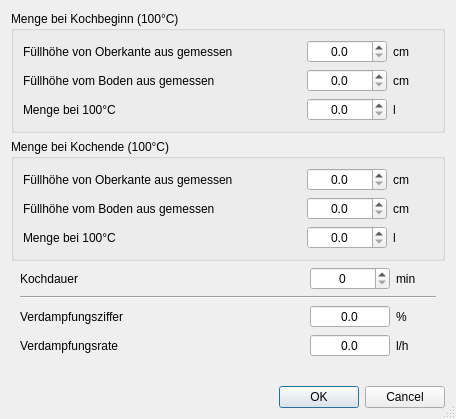
<?xml version="1.0" encoding="UTF-8"?>
<ui version="4.0">
 <class>DlgVerdampfung</class>
 <widget class="QDialog" name="DlgVerdampfung">
  <property name="geometry">
   <rect>
    <x>0</x>
    <y>0</y>
    <width>456</width>
    <height>419</height>
   </rect>
  </property>
  <property name="minimumSize">
   <size>
    <width>332</width>
    <height>360</height>
   </size>
  </property>
  <property name="windowTitle">
   <string>Berechnung der Verdampfung</string>
  </property>
  <property name="sizeGripEnabled">
   <bool>true</bool>
  </property>
  <layout class="QVBoxLayout" name="verticalLayout_3">
   <item>
    <widget class="QGroupBox" name="groupBox">
     <property name="title">
      <string>Menge bei Kochbeginn (100°C)</string>
     </property>
     <layout class="QGridLayout" name="gridLayout_4">
      <item row="1" column="0">
       <widget class="QLabel" name="label_11">
        <property name="text">
         <string>Füllhöhe vom Boden aus gemessen</string>
        </property>
       </widget>
      </item>
      <item row="2" column="0">
       <widget class="QLabel" name="label">
        <property name="text">
         <string>Menge bei 100°C</string>
        </property>
       </widget>
      </item>
      <item row="0" column="2">
       <widget class="DoubleSpinBox" name="dSpinBox_cmVonObenMenge1">
        <property name="minimumSize">
         <size>
          <width>80</width>
          <height>0</height>
         </size>
        </property>
        <property name="toolTip">
         <string>&lt;html&gt;&lt;head/&gt;&lt;body&gt;&lt;p&gt;Von der Oberkante des Kessels bis zur Oberkante des Sudes zu &lt;span style=&quot; font-weight:600;&quot;&gt;Kochbeginn&lt;/span&gt; messen. Der Kessel muss eben stehen, damit gültige Werte berechnet werden können.&lt;/p&gt;&lt;/body&gt;&lt;/html&gt;</string>
        </property>
        <property name="alignment">
         <set>Qt::AlignCenter</set>
        </property>
        <property name="decimals">
         <number>1</number>
        </property>
        <property name="maximum">
         <double>9999.000000000000000</double>
        </property>
        <property name="singleStep">
         <double>0.100000000000000</double>
        </property>
       </widget>
      </item>
      <item row="2" column="2">
       <widget class="DoubleSpinBox" name="dSpinBox_Menge1">
        <property name="toolTip">
         <string>&lt;html&gt;&lt;head/&gt;&lt;body&gt;&lt;p&gt;Hier wird das Volumen bei 100° Celsius bei &lt;span style=&quot; font-weight:600;&quot;&gt;Kochbeginn&lt;/span&gt; berechnet. Es ist größer als bei niedrigeren Temperaturen. Der Wert wird für die Sollmenge nach Kochende und andere Berechnungen im Kleinen Brauhelfer verwendet.&lt;/p&gt;&lt;/body&gt;&lt;/html&gt;</string>
        </property>
        <property name="alignment">
         <set>Qt::AlignCenter</set>
        </property>
        <property name="decimals">
         <number>1</number>
        </property>
        <property name="maximum">
         <double>9999.000000000000000</double>
        </property>
        <property name="singleStep">
         <double>0.100000000000000</double>
        </property>
       </widget>
      </item>
      <item row="0" column="0">
       <widget class="QLabel" name="label_9">
        <property name="text">
         <string>Füllhöhe von Oberkante aus gemessen</string>
        </property>
       </widget>
      </item>
      <item row="1" column="2">
       <widget class="DoubleSpinBox" name="dSpinBox_cmVomBodenMenge1">
        <property name="toolTip">
         <string>&lt;html&gt;&lt;head/&gt;&lt;body&gt;&lt;p&gt;Von der Unterkante des Kessels bis zur Oberkante des Sudes zu &lt;span style=&quot; font-weight:600;&quot;&gt;Kochbeginn&lt;/span&gt; messen. Der Kessel muss eben stehen, damit gültige Werte berechnet werden können.&lt;/p&gt;&lt;p&gt;Ist der Kesselboden uneben, so empfiehlt sich eine mittlere Stelle zur Messung. &lt;/p&gt;&lt;/body&gt;&lt;/html&gt;</string>
        </property>
        <property name="alignment">
         <set>Qt::AlignCenter</set>
        </property>
        <property name="decimals">
         <number>1</number>
        </property>
        <property name="maximum">
         <double>9999.000000000000000</double>
        </property>
        <property name="singleStep">
         <double>0.100000000000000</double>
        </property>
       </widget>
      </item>
      <item row="1" column="3">
       <widget class="QLabel" name="label_12">
        <property name="text">
         <string notr="true">cm</string>
        </property>
       </widget>
      </item>
      <item row="0" column="3">
       <widget class="QLabel" name="label_10">
        <property name="minimumSize">
         <size>
          <width>40</width>
          <height>0</height>
         </size>
        </property>
        <property name="text">
         <string notr="true">cm</string>
        </property>
       </widget>
      </item>
      <item row="0" column="1">
       <spacer name="horizontalSpacer_5">
        <property name="orientation">
         <enum>Qt::Horizontal</enum>
        </property>
        <property name="sizeHint" stdset="0">
         <size>
          <width>40</width>
          <height>20</height>
         </size>
        </property>
       </spacer>
      </item>
      <item row="2" column="3">
       <widget class="QLabel" name="label_2">
        <property name="text">
         <string>l</string>
        </property>
       </widget>
      </item>
     </layout>
    </widget>
   </item>
   <item>
    <widget class="QGroupBox" name="groupBox_2">
     <property name="title">
      <string>Menge bei Kochende (100°C)</string>
     </property>
     <layout class="QGridLayout" name="gridLayout">
      <item row="2" column="3">
       <widget class="QLabel" name="label_18">
        <property name="text">
         <string>l</string>
        </property>
       </widget>
      </item>
      <item row="0" column="2">
       <widget class="DoubleSpinBox" name="dSpinBox_cmVonObenMenge2">
        <property name="minimumSize">
         <size>
          <width>80</width>
          <height>0</height>
         </size>
        </property>
        <property name="toolTip">
         <string>&lt;html&gt;&lt;head/&gt;&lt;body&gt;&lt;p&gt;Von der Oberkante des Kessels bis zur Oberkante des Sudes am &lt;span style=&quot; font-weight:600;&quot;&gt;Kochende&lt;/span&gt; messen. Der Kessel muss eben stehen, damit gültige Werte berechnet werden können.&lt;/p&gt;&lt;/body&gt;&lt;/html&gt;</string>
        </property>
        <property name="alignment">
         <set>Qt::AlignCenter</set>
        </property>
        <property name="decimals">
         <number>1</number>
        </property>
        <property name="maximum">
         <double>9999.000000000000000</double>
        </property>
        <property name="singleStep">
         <double>0.100000000000000</double>
        </property>
       </widget>
      </item>
      <item row="1" column="3">
       <widget class="QLabel" name="label_16">
        <property name="text">
         <string notr="true">cm</string>
        </property>
       </widget>
      </item>
      <item row="0" column="1">
       <spacer name="horizontalSpacer_7">
        <property name="orientation">
         <enum>Qt::Horizontal</enum>
        </property>
        <property name="sizeHint" stdset="0">
         <size>
          <width>40</width>
          <height>20</height>
         </size>
        </property>
       </spacer>
      </item>
      <item row="2" column="0">
       <widget class="QLabel" name="label_17">
        <property name="text">
         <string>Menge bei 100°C</string>
        </property>
       </widget>
      </item>
      <item row="2" column="2">
       <widget class="DoubleSpinBox" name="dSpinBox_Menge2">
        <property name="toolTip">
         <string>&lt;html&gt;&lt;head/&gt;&lt;body&gt;&lt;p&gt;Hier wird das Volumen bei 100° Celsius bei &lt;span style=&quot; font-weight:600;&quot;&gt;Kochende&lt;/span&gt; berechnet. Es ist größer als bei niedrigeren Temperaturen. Der Wert orientiert sich u.a. an der eingestellten Verdampfungsziffer und wird für die Sollmenge beim Anstellen der Hefe und andere Berechnungen im Kleinen Brauhelfer verwendet.&lt;/p&gt;&lt;/body&gt;&lt;/html&gt;</string>
        </property>
        <property name="alignment">
         <set>Qt::AlignCenter</set>
        </property>
        <property name="decimals">
         <number>1</number>
        </property>
        <property name="maximum">
         <double>9999.000000000000000</double>
        </property>
        <property name="singleStep">
         <double>0.100000000000000</double>
        </property>
       </widget>
      </item>
      <item row="0" column="0">
       <widget class="QLabel" name="label_13">
        <property name="text">
         <string>Füllhöhe von Oberkante aus gemessen</string>
        </property>
       </widget>
      </item>
      <item row="0" column="3">
       <widget class="QLabel" name="label_14">
        <property name="minimumSize">
         <size>
          <width>40</width>
          <height>0</height>
         </size>
        </property>
        <property name="text">
         <string notr="true">cm</string>
        </property>
       </widget>
      </item>
      <item row="1" column="0">
       <widget class="QLabel" name="label_15">
        <property name="text">
         <string>Füllhöhe vom Boden aus gemessen</string>
        </property>
       </widget>
      </item>
      <item row="1" column="2">
       <widget class="DoubleSpinBox" name="dSpinBox_cmVomBodenMenge2">
        <property name="toolTip">
         <string>&lt;html&gt;&lt;head/&gt;&lt;body&gt;&lt;p&gt;Von der Unterkante des Kessels bis zur Oberkante des Sudes am &lt;span style=&quot; font-weight:600;&quot;&gt;Kochende&lt;/span&gt; messen. Ist der Kesselboden uneben, so empfiehlt sich eine mittlere Stelle zur Messung. Der Kessel muss eben stehen, damit gültige Werte berechnet werden können.&lt;/p&gt;&lt;/body&gt;&lt;/html&gt;</string>
        </property>
        <property name="alignment">
         <set>Qt::AlignCenter</set>
        </property>
        <property name="decimals">
         <number>1</number>
        </property>
        <property name="maximum">
         <double>9999.000000000000000</double>
        </property>
        <property name="singleStep">
         <double>0.100000000000000</double>
        </property>
       </widget>
      </item>
     </layout>
    </widget>
   </item>
   <item>
    <layout class="QGridLayout" name="gridLayout_3">
     <property name="leftMargin">
      <number>9</number>
     </property>
     <property name="rightMargin">
      <number>9</number>
     </property>
     <item row="2" column="3">
      <widget class="QLabel" name="label_8">
       <property name="text">
        <string notr="true">%</string>
       </property>
      </widget>
     </item>
     <item row="0" column="3">
      <widget class="QLabel" name="label_6">
       <property name="minimumSize">
        <size>
         <width>40</width>
         <height>0</height>
        </size>
       </property>
       <property name="text">
        <string>min</string>
       </property>
      </widget>
     </item>
     <item row="1" column="0" colspan="4">
      <widget class="Line" name="line">
       <property name="orientation">
        <enum>Qt::Horizontal</enum>
       </property>
      </widget>
     </item>
     <item row="2" column="0">
      <widget class="QLabel" name="label_7">
       <property name="text">
        <string>Verdampfungsziffer</string>
       </property>
      </widget>
     </item>
     <item row="0" column="1">
      <spacer name="horizontalSpacer_3">
       <property name="orientation">
        <enum>Qt::Horizontal</enum>
       </property>
       <property name="sizeHint" stdset="0">
        <size>
         <width>40</width>
         <height>20</height>
        </size>
       </property>
      </spacer>
     </item>
     <item row="2" column="2">
      <widget class="DoubleSpinBox" name="dSpinBox_Verdampfungsziffer">
       <property name="toolTip">
        <string>&lt;html&gt;&lt;head/&gt;&lt;body&gt;&lt;p&gt;Hier wird die berechnete &lt;span style=&quot; font-weight:600;&quot;&gt;Verdampfungsziffer&lt;/span&gt;&lt;span style=&quot; font-weight:600;&quot;&gt;prozentual&lt;/span&gt; ausgegeben.&lt;/p&gt;&lt;/body&gt;&lt;/html&gt;</string>
       </property>
       <property name="alignment">
        <set>Qt::AlignCenter</set>
       </property>
       <property name="readOnly">
        <bool>true</bool>
       </property>
       <property name="buttonSymbols">
        <enum>QAbstractSpinBox::NoButtons</enum>
       </property>
       <property name="decimals">
        <number>1</number>
       </property>
       <property name="maximum">
        <double>999.000000000000000</double>
       </property>
      </widget>
     </item>
     <item row="0" column="0">
      <widget class="QLabel" name="label_5">
       <property name="text">
        <string>Kochdauer</string>
       </property>
      </widget>
     </item>
     <item row="0" column="2">
      <widget class="SpinBox" name="spinBox_Kochdauer">
       <property name="minimumSize">
        <size>
         <width>80</width>
         <height>0</height>
        </size>
       </property>
       <property name="toolTip">
        <string>&lt;html&gt;&lt;head/&gt;&lt;body&gt;&lt;p&gt;Hier wird die gesamte &lt;span style=&quot; font-weight:600;&quot;&gt;Kochdauer&lt;/span&gt; in Minuten angegeben.&lt;/p&gt;&lt;/body&gt;&lt;/html&gt;</string>
       </property>
       <property name="alignment">
        <set>Qt::AlignCenter</set>
       </property>
       <property name="maximum">
        <number>999</number>
       </property>
      </widget>
     </item>
     <item row="3" column="0">
      <widget class="QLabel" name="label_3">
       <property name="text">
        <string>Verdampfungsrate</string>
       </property>
      </widget>
     </item>
     <item row="3" column="2">
      <widget class="DoubleSpinBox" name="dSpinBox_Verdampfungsrate">
       <property name="toolTip">
        <string>&lt;html&gt;&lt;head/&gt;&lt;body&gt;&lt;p&gt;Hier wird die berechnete &lt;span style=&quot; font-weight:600;&quot;&gt;Verdampfungsrate&lt;/span&gt;&lt;span style=&quot; font-weight:600;&quot;&gt;in l/h&lt;/span&gt; ausgegeben. Die vormalige prozentuale Berechnung wurde zugunsten der genaueren Berechnung l/h ersetzt. Diese ist nicht von der relativen Sudmenge, sondern von der &lt;span style=&quot; font-weight:600;&quot;&gt;Leistungsaufnahme absolut &lt;/span&gt;abhängig, somit immer annähernd gleich ist.&lt;/p&gt;&lt;/body&gt;&lt;/html&gt;</string>
       </property>
       <property name="alignment">
        <set>Qt::AlignCenter</set>
       </property>
       <property name="readOnly">
        <bool>true</bool>
       </property>
       <property name="buttonSymbols">
        <enum>QAbstractSpinBox::NoButtons</enum>
       </property>
       <property name="decimals">
        <number>1</number>
       </property>
       <property name="maximum">
        <double>999.000000000000000</double>
       </property>
      </widget>
     </item>
     <item row="3" column="3">
      <widget class="QLabel" name="label_4">
       <property name="text">
        <string>l/h</string>
       </property>
      </widget>
     </item>
    </layout>
   </item>
   <item>
    <spacer name="verticalSpacer">
     <property name="orientation">
      <enum>Qt::Vertical</enum>
     </property>
     <property name="sizeHint" stdset="0">
      <size>
       <width>20</width>
       <height>40</height>
      </size>
     </property>
    </spacer>
   </item>
   <item>
    <widget class="QDialogButtonBox" name="buttonBox">
     <property name="toolTip">
      <string>&lt;html&gt;&lt;head/&gt;&lt;body&gt;&lt;p&gt;Von der Oberkante des Kessels bis zur Oberkante des Sudes messen. Der Kessel muss eben stehen, um gültige Werte zu berechnen. Aufgrund der Verdampfungsverlustes ist die Füllhöhe geringer als zu Kochbeginn.&lt;/p&gt;&lt;/body&gt;&lt;/html&gt;</string>
     </property>
     <property name="orientation">
      <enum>Qt::Horizontal</enum>
     </property>
     <property name="standardButtons">
      <set>QDialogButtonBox::Cancel|QDialogButtonBox::Ok</set>
     </property>
    </widget>
   </item>
  </layout>
 </widget>
 <customwidgets>
  <customwidget>
   <class>DoubleSpinBox</class>
   <extends>QDoubleSpinBox</extends>
   <header>widgets/doublespinbox.h</header>
  </customwidget>
  <customwidget>
   <class>SpinBox</class>
   <extends>QSpinBox</extends>
   <header>widgets/spinbox.h</header>
  </customwidget>
 </customwidgets>
 <tabstops>
  <tabstop>dSpinBox_cmVonObenMenge1</tabstop>
  <tabstop>dSpinBox_cmVomBodenMenge1</tabstop>
  <tabstop>dSpinBox_Menge1</tabstop>
  <tabstop>dSpinBox_cmVonObenMenge2</tabstop>
  <tabstop>dSpinBox_cmVomBodenMenge2</tabstop>
  <tabstop>dSpinBox_Menge2</tabstop>
  <tabstop>spinBox_Kochdauer</tabstop>
 </tabstops>
 <resources/>
 <connections>
  <connection>
   <sender>buttonBox</sender>
   <signal>accepted()</signal>
   <receiver>DlgVerdampfung</receiver>
   <slot>accept()</slot>
   <hints>
    <hint type="sourcelabel">
     <x>248</x>
     <y>254</y>
    </hint>
    <hint type="destinationlabel">
     <x>157</x>
     <y>274</y>
    </hint>
   </hints>
  </connection>
  <connection>
   <sender>buttonBox</sender>
   <signal>rejected()</signal>
   <receiver>DlgVerdampfung</receiver>
   <slot>reject()</slot>
   <hints>
    <hint type="sourcelabel">
     <x>316</x>
     <y>260</y>
    </hint>
    <hint type="destinationlabel">
     <x>286</x>
     <y>274</y>
    </hint>
   </hints>
  </connection>
 </connections>
</ui>
